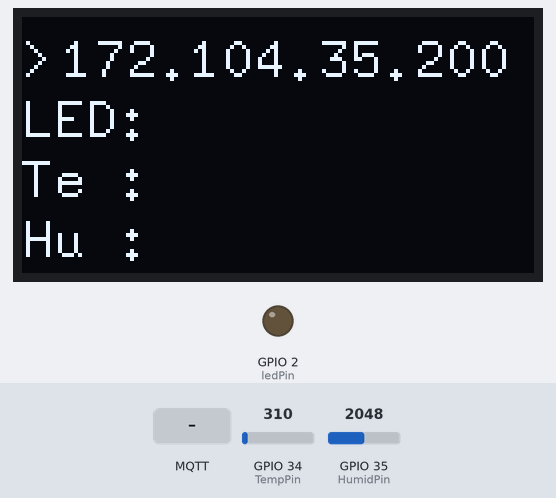
A program run on a simulated ESP32. Parts: 128×64 one-colour display, output pins drawn as LEDs (lit = HIGH). Inputs (shaded band) come from the test bench; at power-on: GPIO 34 (TempPin) = 310, GPIO 35 (HumidPin) = 2048. WiFi joins after 1.5 s; servers stay silent unless stated; no MQTT or app messages arrive unless stated; what the program prints to the serial monitor is not drawn.

Above: at 2.7 s.
2.8 s: MQTT message "on" arrives on the first subscribed topic
At 4.2 s:
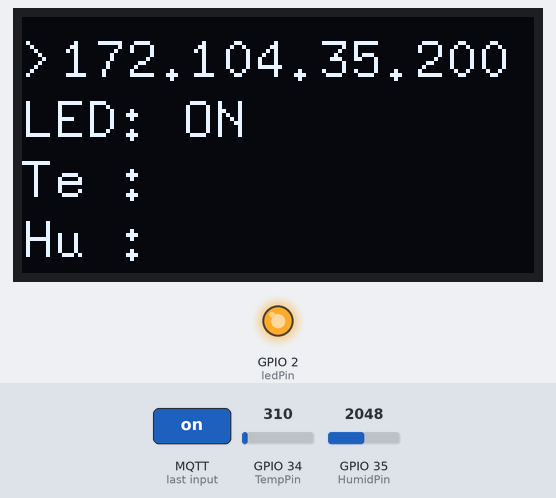
6.5 s: MQTT message "off" arrives on the first subscribed topic
At 7.1 s:
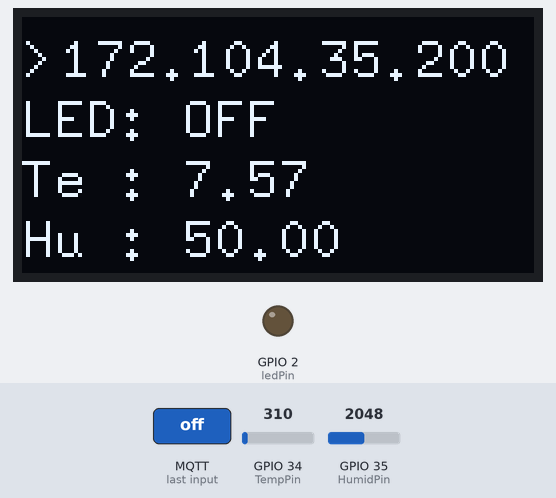
8.0 s: GPIO 34 (TempPin) set to 372
At 10.4 s:
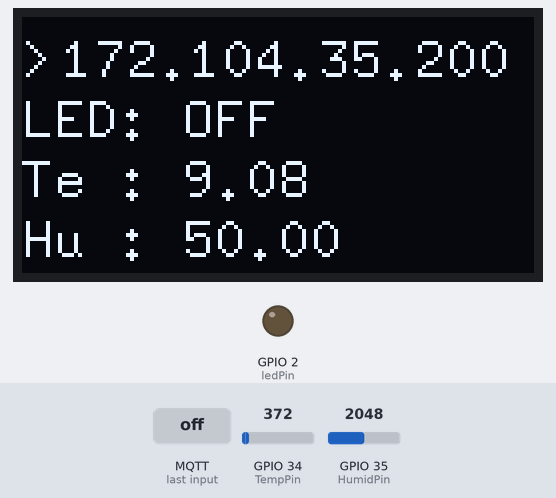
11.6 s: GPIO 35 (HumidPin) set to 1228
At 16.3 s:
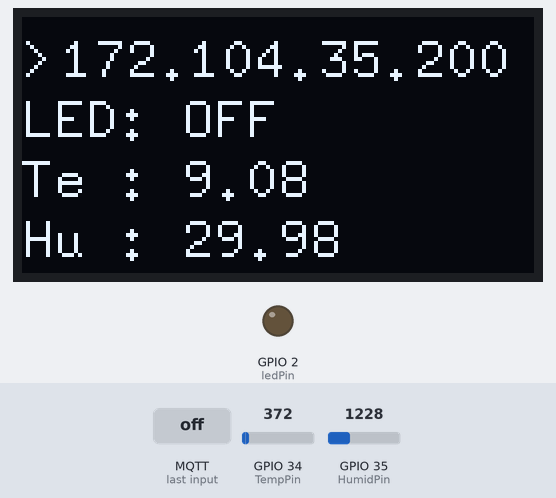
16.6 s: GPIO 34 (TempPin) set to 434
At 21.0 s:
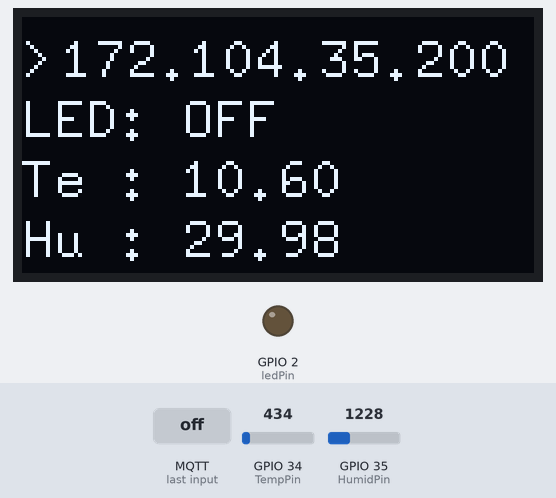
21.6 s: GPIO 35 (HumidPin) set to 491
At 25.7 s:
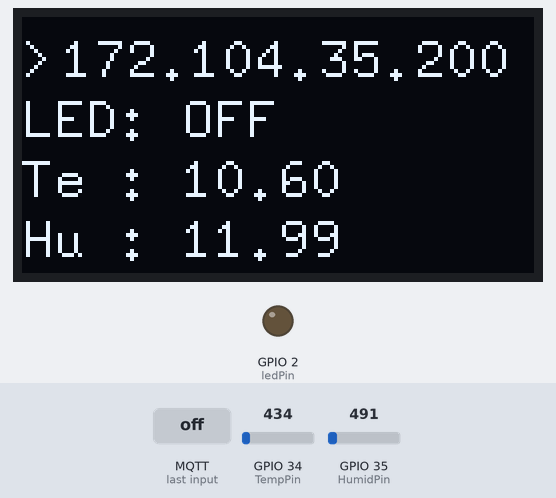
Timing chart, 0 to 27.2 s (numbered marks = the images above; inputs shaded):
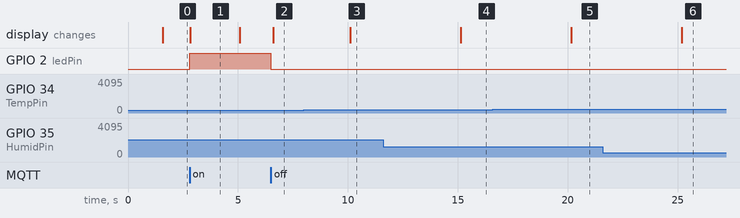

Measured:
- after the input at 2.8 s, GPIO 2 (ledPin): LOW → HIGH at once; the display: changes at once (image 1)
- after the input at 6.5 s, GPIO 2 (ledPin): HIGH → LOW at once; the display: changes after 0.10 s (image 2)
- after the input at 8.0 s, the display: changes after 2.1 s (image 3)
- after the input at 11.6 s, the display: changes after 3.5 s (image 4)
- after the input at 16.6 s, the display: changes after 3.6 s (image 5)
- after the input at 21.6 s, the display: changes after 3.6 s (image 6)
- what the display in image 1 shows lasts 2.3 s, from 2.8 s to 5.1 s

The program:

main.cpp
```cpp
#include <Arduino.h>
#include <WiFi.h>
#include <WiFiMulti.h>
#include <PubSubClient.h>
#include <U8g2lib.h>

#ifdef U8X8_HAVE_HW_SPI
#include <SPI.h>
#endif
#ifdef U8X8_HAVE_HW_I2C
#include <Wire.h>
#endif

// Replace the next variables with your SSID/Password combination
const char *ssid = "Easy_AES";
const char *password = "29062007";

const int potPin = 34;
const int TempPin = 34;
const int HumidPin = 35;

// variable for storing the potentiometer value
int TempValue = 0;
int HumidValue = 0;

// Add your MQTT Broker IP address, example:
//const char* mqtt_server = "192.168.1.144";
const char *mqtt_server = "172.104.35.200";

// LED Pin
const int ledPin = 2;
float temperature = 0;
float humidity = 0;

WiFiClient espClient;
PubSubClient client(espClient);
long lastMsg = 0;
char msg[50];
char tempString[8];
char humString[8];
char ledString[8];

int value = 0;

void setup_wifi();
void callback(char *topic, byte *message, unsigned int length);

TaskHandle_t hMQQT_Task = NULL;
TaskHandle_t hOLED_Task = NULL;
char m_str[3];
WiFiMulti wifiMulti;

void OLED_Task(void *pvParam)
{
    uint8_t m = 24;
    uint8_t nextpos = 0;
    U8G2_SH1106_128X64_NONAME_1_HW_I2C u8g2(U8G2_R0, /* reset=*/U8X8_PIN_NONE);
    u8g2.begin();
    while (1)
    {
        // update OLED

        strcpy(m_str, u8x8_u8toa(m, 2)); /* convert m to a string with two digits */
        u8g2.firstPage();
        do
        {
            // u8g2.setFont(u8g2_font_logisoso42_tn);
            u8g2.setFont(u8g2_font_8x13_me);
            u8g2.drawStr(0, 15, ">");
            u8g2.drawStr(10, 15, mqtt_server);
            nextpos = u8g2.drawStr(0, 30, "LED: ");
            u8g2.drawStr(nextpos, 30, ledString);
            nextpos = u8g2.drawStr(0, 45, "Te : ");
            u8g2.drawStr(nextpos, 45, tempString);
            nextpos = u8g2.drawStr(0, 60, "Hu : ");
            u8g2.drawStr(nextpos, 60, humString);

        } while (u8g2.nextPage());
        delay(100);
        m++;

        if (m == 60)
            m = 0;
    }
}

void setup()
{
    // put your setup code here, to run once:
    Serial.begin(115200);
    // default settings
    // (you can also pass in a Wire library object like &Wire2)

    //setup_wifi();

    delay(10);

    wifiMulti.addAP("Easy_AES", "29062007");
    wifiMulti.addAP("Koson note", "agow7185");
    wifiMulti.addAP("Natapon.T", "11111111");

    Serial.println("Connecting Wifi...");
    if (wifiMulti.run() == WL_CONNECTED)
    {
        Serial.println("");
        Serial.println("WiFi connected");
        Serial.println("IP address: ");
        Serial.println(WiFi.localIP());
    }

    client.setServer(mqtt_server, 1883);
    client.setCallback(callback);

    xTaskCreate(
        OLED_Task,
        "OLED Task",
        3000,
        NULL,
        1,
        &hOLED_Task);

    pinMode(ledPin, OUTPUT);
}

void setup_wifi()
{
    delay(10);
    // We start by connecting to a WiFi network
    Serial.println();
    Serial.print("Connecting to ");
    Serial.println(ssid);

    WiFi.begin(ssid, password);

    while (WiFi.status() != WL_CONNECTED)
    {
        delay(500);
        Serial.print(".");
    }

    Serial.println("");
    Serial.println("WiFi connected");
    Serial.println("IP address: ");
    Serial.println(WiFi.localIP());
}

void callback(char *topic, byte *message, unsigned int length)
{
    Serial.print("Message arrived on topic: ");
    Serial.print(topic);
    Serial.print(". Message: ");
    String messageTemp;

    for (int i = 0; i < length; i++)
    {
        Serial.print((char)message[i]);
        messageTemp += (char)message[i];
    }
    Serial.println();

    // Feel free to add more if statements to control more GPIOs with MQTT

    // If a message is received on the topic esp32/output, you check if the message is either "on" or "off".
    // Changes the output state according to the message
    if (String(topic) == "esp32/output")
    {
        Serial.print("Changing output to ");
        if (messageTemp == "on")
        {
            Serial.println("on");
            digitalWrite(ledPin, HIGH);
            strcpy(ledString, "ON");
        }
        else if (messageTemp == "off")
        {
            Serial.println("off");
            digitalWrite(ledPin, LOW);
            strcpy(ledString, "OFF");
        }
    }
}

void reconnect()
{
    // Loop until we're reconnected
    while (!client.connected())
    {
        Serial.print("Attempting MQTT connection...");
        // Attempt to connect
        if (client.connect("ESP8266Client"))
        {
            Serial.println("connected");
            // Subscribe
            client.subscribe("esp32/output");
        }
        else
        {
            Serial.print("failed, rc=");
            Serial.print(client.state());
            Serial.println(" try again in 5 seconds");
            // Wait 5 seconds before retrying
            delay(5000);
        }
    }
}

void loop()
{
    if (!client.connected())
    {
        reconnect();
    }
    client.loop();

    long now = millis();
    if (now - lastMsg > 5000)
    {
        lastMsg = now;

        // Temperature in Celsius
        temperature = analogRead(TempPin) / 40.96;
        // Uncomment the next line to set temperature in Fahrenheit
        // (and comment the previous temperature line)
        //temperature = 1.8 * bme.readTemperature() + 32; // Temperature in Fahrenheit


        // Convert the value to a char array
        dtostrf(temperature, 1, 2, tempString);
        Serial.print("Temperature: ");
        Serial.println(tempString);
        client.publish("esp32/temperature", tempString);

        humidity =  analogRead(HumidPin) / 40.96;

        // Convert the value to a char array
        dtostrf(humidity, 1, 2, humString);
        Serial.print("Humidity: ");
        Serial.println(humString);
        client.publish("esp32/humidity", humString);
    }
}
```
